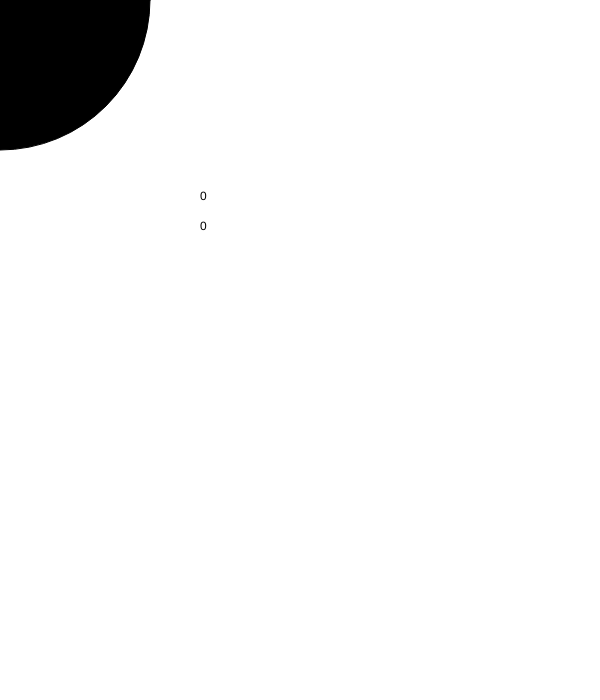
Frame 1 (no input)
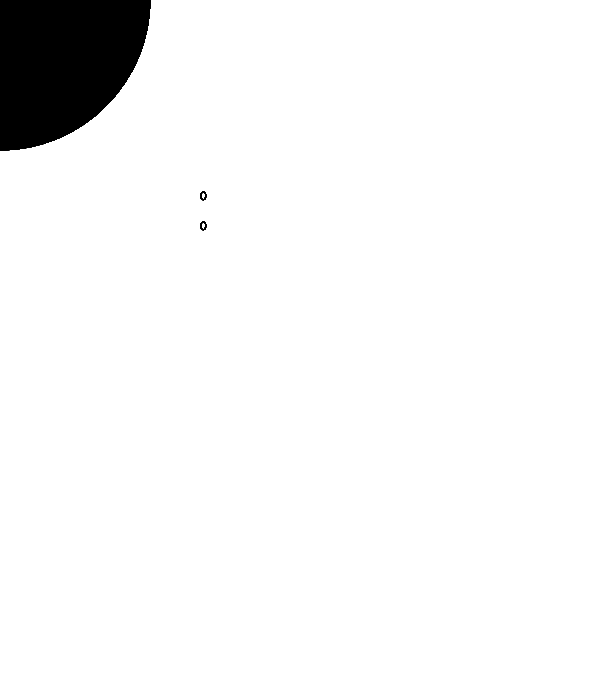
Frame 60 (no input)
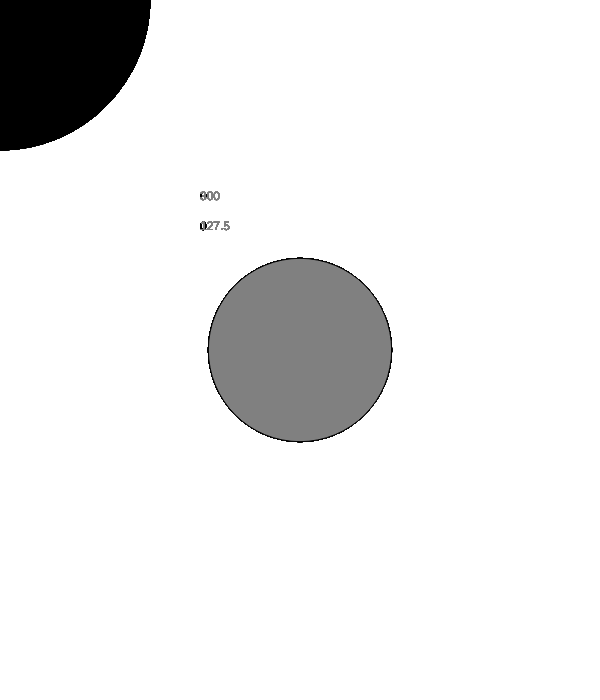
Frame 120 (the mouse pressed at the canvas centre since frame 60)

The p5.js sketch that drew these frames (run headless with seeded random() and noise() and a simulated clock; from frame 60 on, the mouse is pressed at the canvas centre):

// p5.js sketch
// ── sketch.js
function setup() {
  createCanvas(600, 700);

}

function draw() {

  var fillColor;
      var ellipseSize;

      // Mapping mouseX to a usable range
      fillColor = map(mouseX, 0, 600, 0, 255);
      ellipseSize = map(mouseY, 0, 600, 300, 100);

      fill(fillColor);
      ellipse(mouseX, mouseY, ellipseSize, ellipseSize);

      text(mouseX, 200, 200);
      text(fillColor, 200, 230);
}
